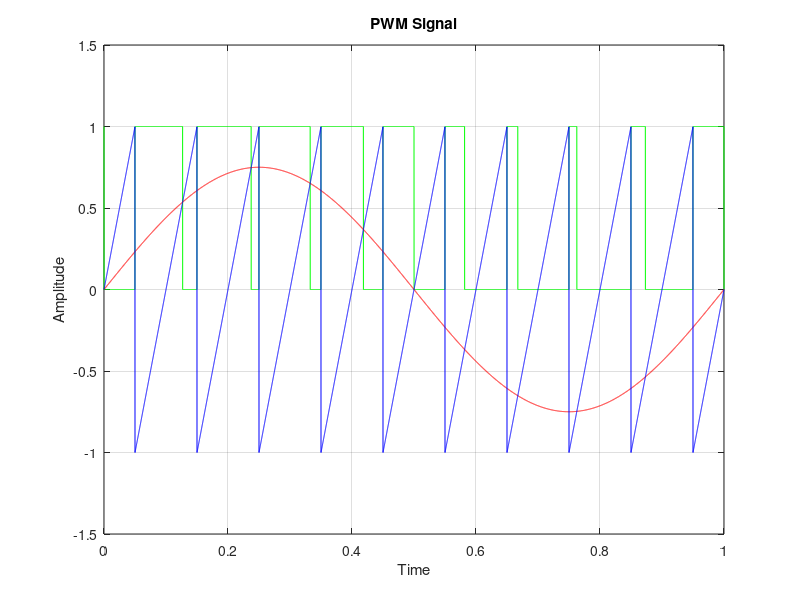

This chart was generated by the following MATLAB code:
%PWM Signal
t=0:0.0001:1;
s=sawtooth(2*pi*10*t+pi);
m=0.75*sin(2*pi*1*t);
n=length(s);
for i=1:n;
    if(m(i)>=s(i))
        pwm(i)=1;
    elseif(m(i)<=s(i))
        pwm(i)=0;
    end
end
figure
plot(t,pwm,'g',t,m,'r',t,s,'b');
ylabel('Amplitude')
axis([0 1 -1.5 1.5]);
xlabel('Time')
title('PWM Signal')
grid on;
